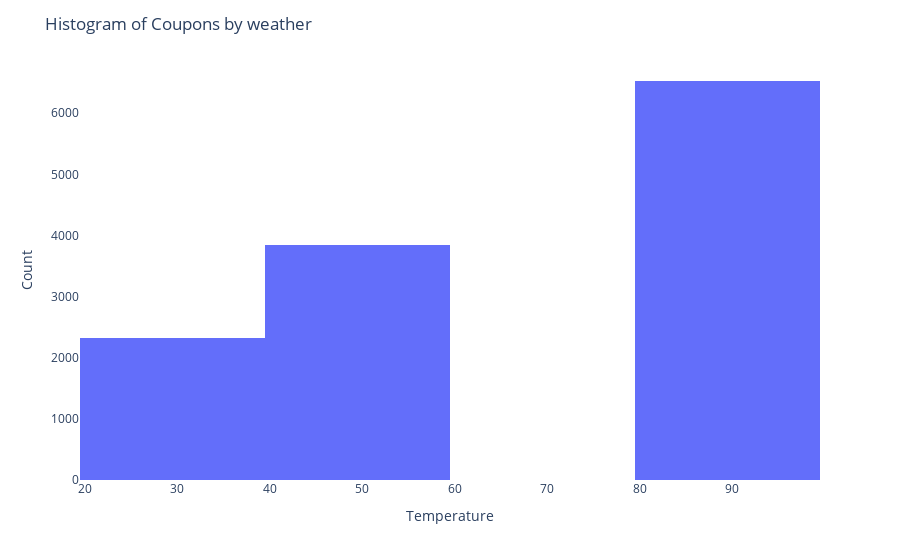

Source (notebook cell):
### Markdown cell above
6. Use a histogram to visualize the temperature column.

### Code cell
fig=px.histogram(data, x='temperature')
fig.update_layout(
    plot_bgcolor='white',
    paper_bgcolor='white',
    title="Histogram of Coupons by weather",
    xaxis_title='Temperature',
    yaxis_title='Count'
)
fig.show()
fig.write_html('visuals/m5_2_hist_weather.html')

### Figure 1 — Plotly figure (JSON) as saved in the notebook; plotly's stock layout.template omitted (floating-point values rounded to 4 significant figures; data arrays with more than 128 entries replaced by an {"elided": "..."} marker saying what was removed)
{"data": [{"alignmentgroup": "True", "bingroup": "x", "hovertemplate": "temperature=%{x}<br>count=%{y}<extra></extra>", "legendgroup": "", "marker": {"color": "#636efa", "pattern": {"shape": ""}}, "name": "", "offsetgroup": "", "orientation": "v", "showlegend": false, "type": "histogram", "x": {"elided": "12684 int values"}, "xaxis": "x", "yaxis": "y"}], "layout": {"barmode": "relative", "legend": {"tracegroupgap": 0}, "margin": {"t": 60}, "paper_bgcolor": "white", "plot_bgcolor": "white", "title": {"text": "Histogram of Coupons by weather"}, "xaxis": {"anchor": "y", "domain": [0, 1], "title": {"text": "Temperature"}}, "yaxis": {"anchor": "x", "domain": [0, 1], "title": {"text": "Count"}}}}
